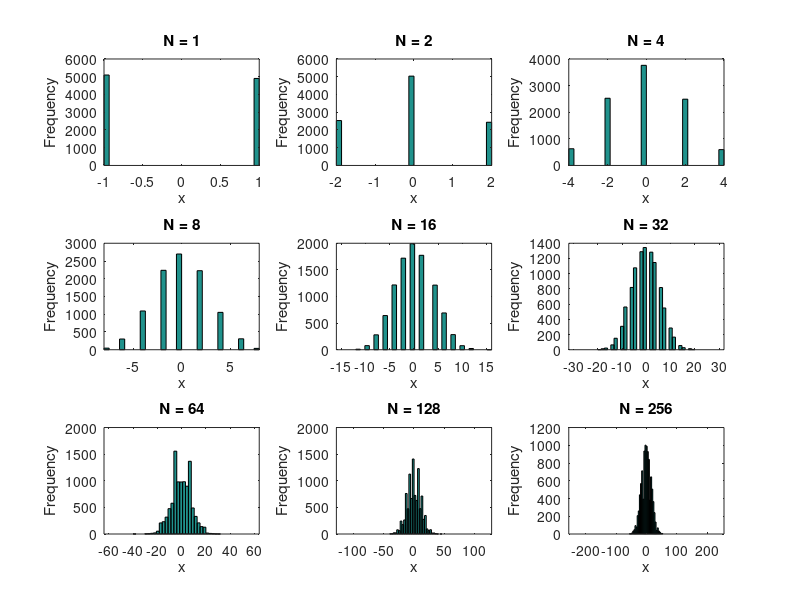
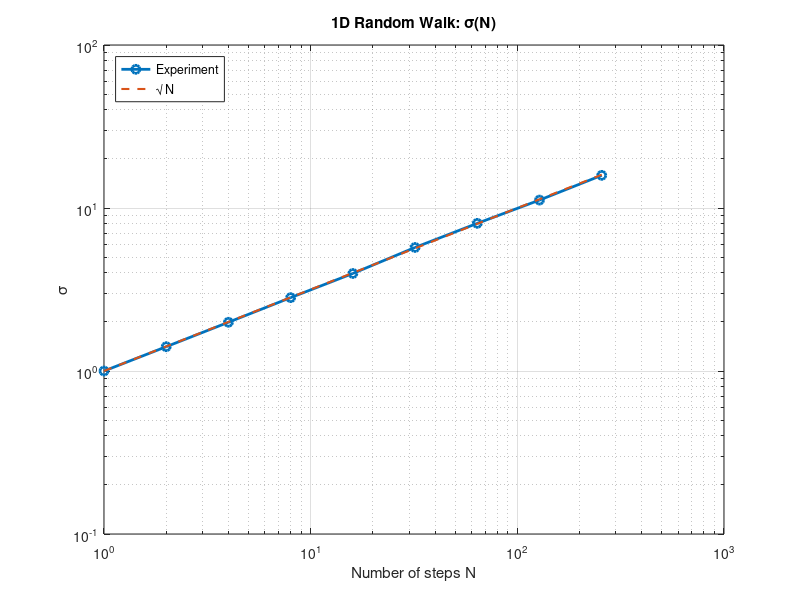

The MATLAB source for these figures, in order:
clear; clc;

N_steps = [1, 2, 4, 8, 16, 32, 64, 128, 256];
num_walkers = 10000;
p = 0.5;
sigma_1d = zeros(size(N_steps));

figure;
for k = 1:length(N_steps)
    N = N_steps(k);
    final_pos = zeros(num_walkers, 1);

    for i = 1:num_walkers
        steps = 2 * (rand(1, N) < p) - 1;
        final_pos(i) = sum(steps);
    end

    sigma_1d(k) = std(final_pos);
    subplot(3,3,k);
    hist(final_pos, 30);
    title(sprintf('N = %d', N));
    xlabel('x'); ylabel('Frequency');
    xlim([-N N]);
end

figure;
loglog(N_steps, sigma_1d, 'o-', 'linewidth', 2);
hold on;
loglog(N_steps, sqrt(N_steps), '--', 'linewidth', 1.5);
xlabel('Number of steps N');
ylabel('\sigma');
legend('Experiment', '\surd N', 'location', 'northwest');
title('1D Random Walk: \sigma(N)');
grid on;

printf('Для 1D: σ ~ √N, так как каждый шаг независим -- дисперсия линейна.\n');
